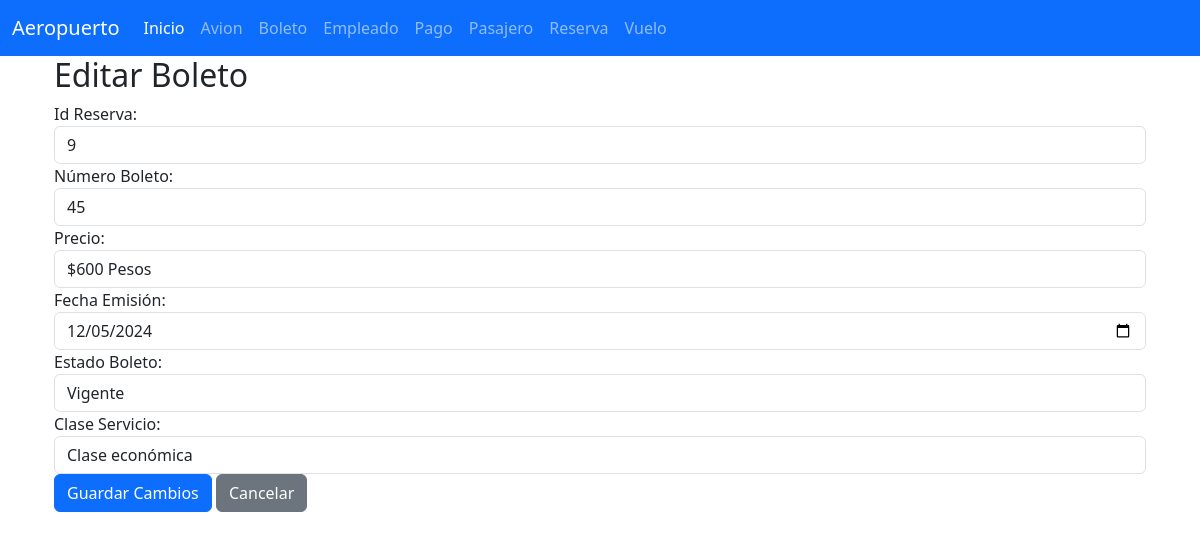
Page /editarBoleto/200/ on the committed database.
### Boleto_app/models.py (models this page shows, shortened)
class Boleto(models.Model):
    Id_Boleto=models.CharField(primary_key=True,max_length=6)
    Id_Reserva=models.CharField(max_length=100)
    Numero_Boleto=models.CharField(max_length=100)
    Precio=models.CharField(max_length=100)
    Fecha_Emicion=models.CharField(max_length=100)
    Estado_Boleto=models.CharField(max_length=100)
    Clase_Servicio=models.CharField(max_length=100)

### Boleto_app/views.py (the view, shortened to what this page needs)
# urls.py: path('editarBoleto/<str:Id_Boleto>/', views.editarBoleto, name='editarBoleto'),  # Vista para editar
def editarBoleto(request, Id_Boleto):
    boleto = get_object_or_404(Boleto, Id_Boleto=Id_Boleto)
    return render(request, 'editarBoleto.html', {'boleto': boleto})

### Boleto_app/templates/editarBoleto.html (shortened to what this page needs)
{% extends "base.html" %}
{% block cuerpo %}
<div class="container">
  <h2>Editar Boleto</h2>
  <form method="POST">
    <div class="form-group">
      <label for="txtId_Reserva">Id Reserva:</label>
      <input type="text" name="txtId_Reserva" class="form-control" value="{{ boleto.Id_Reserva }}" required>
    </div>
    <div class="form-group">
      <label for="txtNumero_Boleto">Número Boleto:</label>
      <input type="text" name="txtNumero_Boleto" class="form-control" value="{{ boleto.Numero_Boleto }}" required>
    </div>
    <div class="form-group">
      <label for="txtPrecio">Precio:</label>
      <input type="text" name="txtPrecio" class="form-control" value="{{ boleto.Precio }}" required>
    </div>
    <div class="form-group">
      <label for="txtFecha_Emicion">Fecha Emisión:</label>
      <input type="date" name="txtFecha_Emicion" class="form-control" value="{{ boleto.Fecha_Emicion }}" required>
    </div>
    <div class="form-group">
      <label for="txtEstado_Boleto">Estado Boleto:</label>
      <input type="text" name="txtEstado_Boleto" class="form-control" value="{{ boleto.Estado_Boleto }}" required>
    </div>
    <div class="form-group">
      <label for="txtClase_Servicio">Clase Servicio:</label>
      <input type="text" name="txtClase_Servicio" class="form-control" value="{{ boleto.Clase_Servicio }}" required>
    </div>
    <button type="submit" class="btn btn-primary">Guardar Cambios</button>
    <a href="/" class="btn btn-secondary">Cancelar</a>
  </form>
</div>
{% endblock %}

### rows in the picture
Boleto: txtId_Reserva "9", txtNumero_Boleto "45", txtPrecio "$600 Pesos", txtFecha_Emicion "12/05/2024", txtEstado_Boleto "Vigente", txtClase_Servicio "Clase económica"
